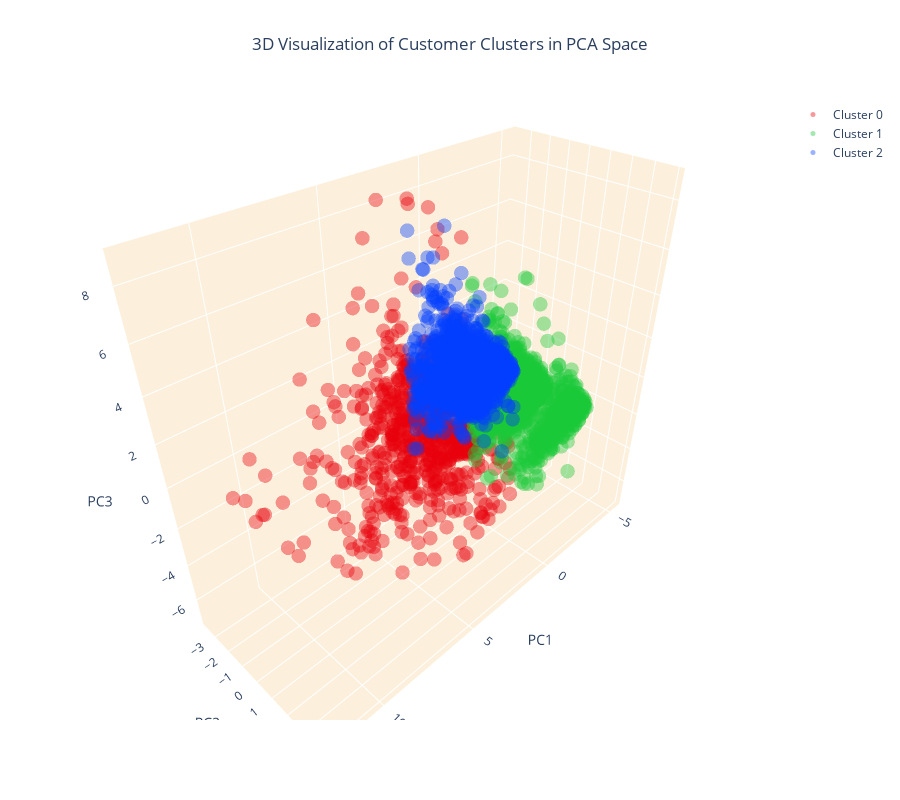

The notebook cell saved with this chart:
### Code cell
# Create separate data frames for each cluster
cluster_0 = customer_data_pca[customer_data_pca['cluster'] == 0]
cluster_1 = customer_data_pca[customer_data_pca['cluster'] == 1]
cluster_2 = customer_data_pca[customer_data_pca['cluster'] == 2]

# Create a 3D scatter plot
fig = go.Figure()

# Add data points for each cluster separately and specify the color
fig.add_trace(go.Scatter3d(x=cluster_0['PC1'], y=cluster_0['PC2'], z=cluster_0['PC3'],
                           mode='markers', marker=dict(color=colors[0], size=5, opacity=0.4), name='Cluster 0'))
fig.add_trace(go.Scatter3d(x=cluster_1['PC1'], y=cluster_1['PC2'], z=cluster_1['PC3'],
                           mode='markers', marker=dict(color=colors[1], size=5, opacity=0.4), name='Cluster 1'))
fig.add_trace(go.Scatter3d(x=cluster_2['PC1'], y=cluster_2['PC2'], z=cluster_2['PC3'],
                           mode='markers', marker=dict(color=colors[2], size=5, opacity=0.4), name='Cluster 2'))

# Set the title and layout details
fig.update_layout(
    title=dict(text='3D Visualization of Customer Clusters in PCA Space', x=0.5),
    scene=dict(
        xaxis=dict(backgroundcolor="#fcf0dc", gridcolor='white', title='PC1'),
        yaxis=dict(backgroundcolor="#fcf0dc", gridcolor='white', title='PC2'),
        zaxis=dict(backgroundcolor="#fcf0dc", gridcolor='white', title='PC3'),
    ),
    width=900,
    height=800
)

# Show the plot
fig.show()

### Figure 1 — Plotly figure (JSON) as saved in the notebook; plotly's stock layout.template omitted (floating-point values rounded to 4 significant figures; data arrays with more than 128 entries replaced by an {"elided": "..."} marker saying what was removed)
{"data": [{"marker": {"color": "#e8000b", "opacity": 0.4, "size": 5}, "mode": "markers", "name": "Cluster 0", "x": {"elided": "736 float values"}, "y": {"elided": "736 float values"}, "z": {"elided": "736 float values"}, "type": "scatter3d"}, {"marker": {"color": "#1ac938", "opacity": 0.4, "size": 5}, "mode": "markers", "name": "Cluster 1", "x": {"elided": "1656 float values"}, "y": {"elided": "1656 float values"}, "z": {"elided": "1656 float values"}, "type": "scatter3d"}, {"marker": {"color": "#023eff", "opacity": 0.4, "size": 5}, "mode": "markers", "name": "Cluster 2", "x": {"elided": "1675 float values"}, "y": {"elided": "1675 float values"}, "z": {"elided": "1675 float values"}, "type": "scatter3d"}], "layout": {"title": {"text": "3D Visualization of Customer Clusters in PCA Space", "x": 0.5}, "scene": {"xaxis": {"backgroundcolor": "#fcf0dc", "gridcolor": "white", "title": {"text": "PC1"}}, "yaxis": {"backgroundcolor": "#fcf0dc", "gridcolor": "white", "title": {"text": "PC2"}}, "zaxis": {"backgroundcolor": "#fcf0dc", "gridcolor": "white", "title": {"text": "PC3"}}}, "width": 900, "height": 800}}
